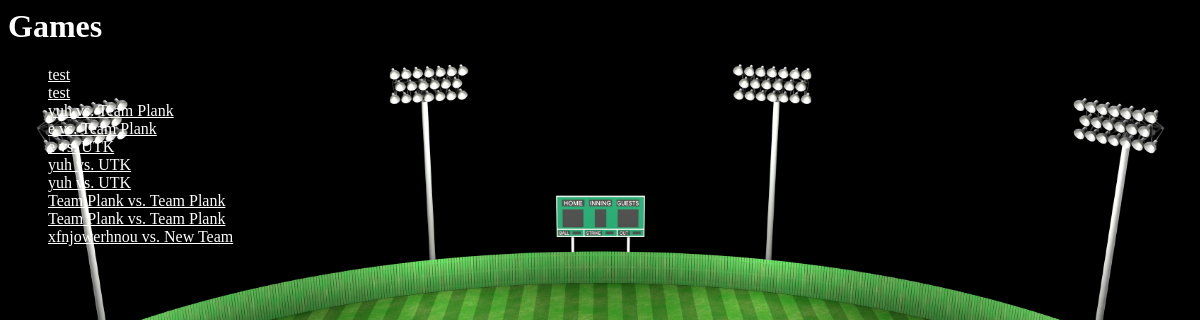
Before: /tagger/game_index/ with the older database file.
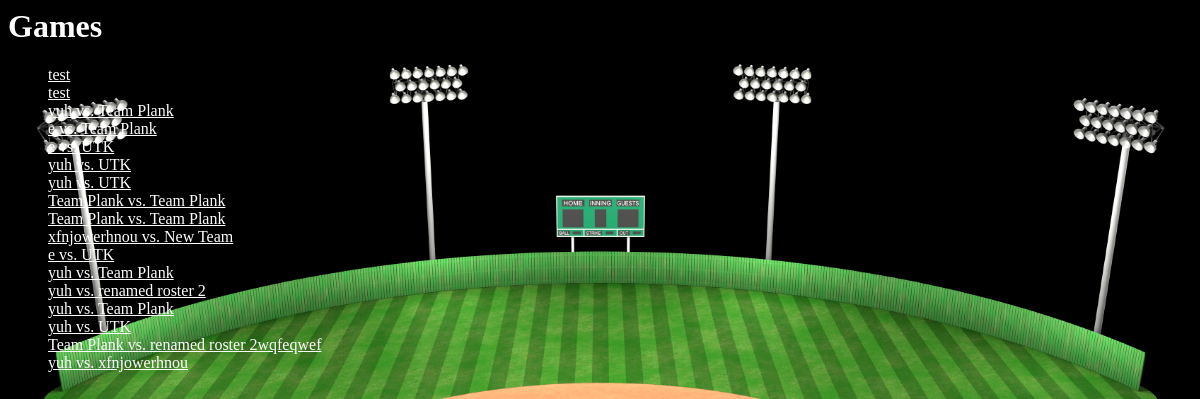
After: the same page with the newer database file.
### tagger/models.py (models this page shows, shortened)
class Game(models.Model):
    game_title = models.CharField(max_length=200)
    team1 = models.ForeignKey(Roster, on_delete=models.CASCADE, null=True, related_name='team1')
    team2 = models.ForeignKey(Roster, on_delete=models.CASCADE, null=True, related_name='team2')
    start_time = models.DateTimeField('time started', default=timezone.now())
    date = models.DateTimeField('date', default=timezone.now())

### tagger/views.py (the view)
# urls.py: path('game_index/', views.game_index.as_view(), name='game_index'),
class game_index(generic.ListView):
    template_name = 'tagger/game_index.html'
    context_object_name = 'all_games_list'
    def get_queryset(self):
        return Game.objects.all()

### tagger/templates/tagger/game_index.html
<h1 style="color: white">{{"Games"}}</h1>
{% if all_games_list %}
    <ul>
    {% for game in all_games_list %}
        <li><a href="{% url 'tagger:game_details' game.id %}">{{ game.game_title }}</a></li>
    {% endfor %}
    </ul>
{% else %}
    <p style="color: white">No games are available.</p>
{% endif %}
{% load static %}
<link rel="stylesheet" type="text/css" href="{% static 'tagger/homepage.css' %}">

### tagger/static/tagger/homepage.css (style rules this page uses)
li a { color:white; }

Changed rows visible on the page:
added Game: game_title "e vs. UTK"
added Game: game_title "yuh vs. Team Plank"
added Game: game_title "yuh vs. renamed roster 2"
added Game: game_title "yuh vs. Team Plank"
added Game: game_title "yuh vs. UTK"
added Game: game_title "Team Plank vs. renamed roster 2wqfeqwef"
added Game: game_title "yuh vs. xfnjowerhnou"
